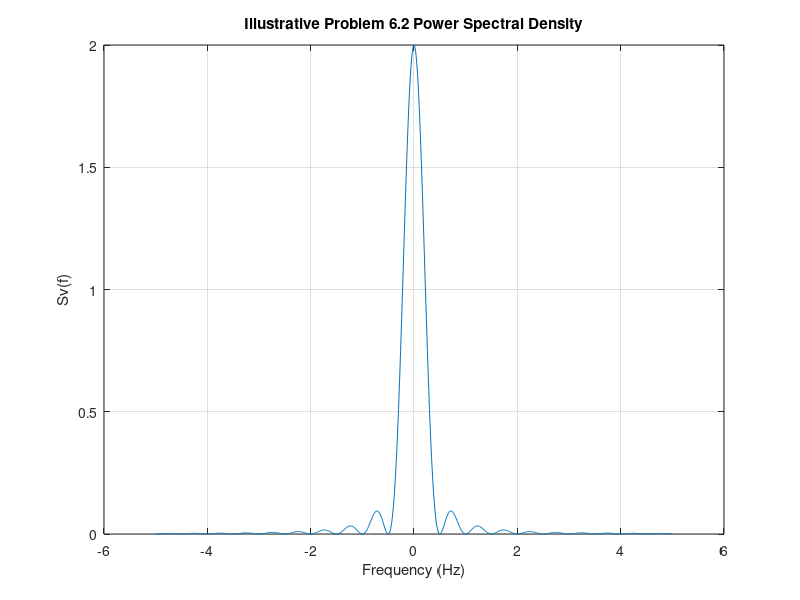

Reproduce this figure in MATLAB.
T = 1;
delta_f = 1/(100*T);
f = -5/T:delta_f:5/T;
Sv = 2*(cos(pi*f*T).*sinc(f*T)).^2;
plot(f,Sv);
title('Illustrative Problem 6.2 Power Spectral Density');
xlabel('Frequency (Hz)');
ylabel('Sv(f)');
grid on;